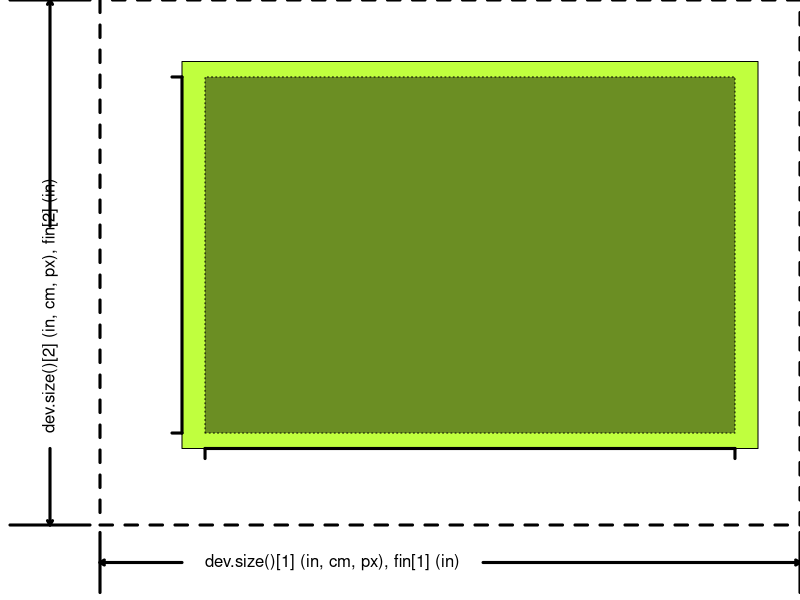
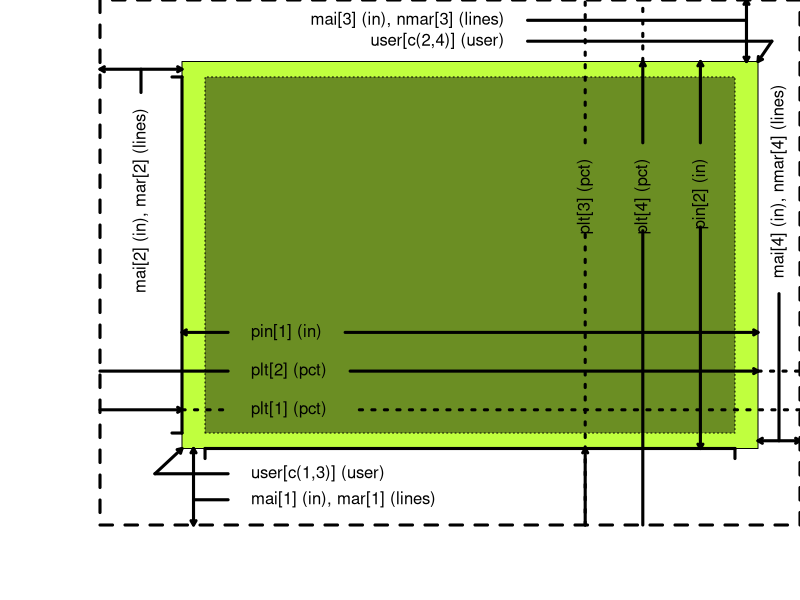
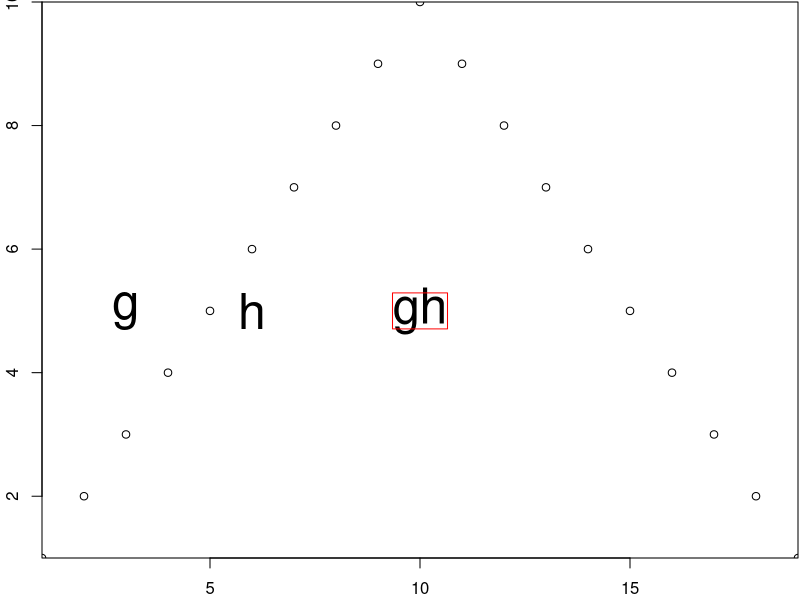

Reproduce these figures in R, in order.
## ---- chunk 1
# Note: once I am done with this, I need to do a cheat sheet on date-time values in R.

x <- function(p) {
  marks <- c(-1, 0, 0.82, 7-0.42, 7, 7)
  p <- ifelse (p < 100, 100, p)
  p <- ifelse (p > 500, 500, p)
  i <- p %/% 100
  w <- (p/100) %% 1
  return((1-w)*marks[i]+w*marks[i+1])
}

y <- function(p) {
  marks <- c(-1, 0, 1.02, 7-0.82, 7, 7)
  p <- ifelse (p < 100, 100, p)
  p <- ifelse (p > 500, 500, p)
  i <- p %/% 100
  w <- (p/100) %% 1
  return((1-w)*marks[i]+w*marks[i+1])
}

draw_framework <- function() {
  par(mar=rep(0, 4), xaxs="i", yaxs="i")
  plot(c(-1,7), c(-1,7), type="n", axes=FALSE)

  # user coordinates after adding 4%
  polygon(
    x=x(c(300, 400, 400, 300)),
    y=y(c(300, 300, 400, 400)),
    density=NA, col="olivedrab1", border="black")

  # user coordinates defined by xlim, ylim
  polygon(
    x=x(c(304, 396, 396, 304)),
    y=y(c(304, 304, 396, 396)),
    density=NA, col="olivedrab", border="black", lty="dotted")

  axis(side=1, pos=y(300), at=x(c(304, 396)), labels=rep(" ", 2), lwd=3) 
  axis(side=2, pos=x(300), at=y(c(304, 396)), labels=rep(" ", 2), lwd=3) 

  polygon(x=x(c(200, 500, 500, 200)), y=y(c(200, 200, 500, 500)), lwd=3, lty="dashed")
}
## ---- chunk 2
draw_framework()
# graphics device size (x)
s1 <- "dev.size()[1] (in, cm, px), fin[1] (in)"
w1 <- strwidth(s1)
text    (x(304),    y(150), s1, adj=0)
arrows  (x(300),    y(150), x(200), y(150), lwd=3, len=0.05)
arrows  (x(308)+w1, y(150), x(500), y(150), lwd=3, len=0.05)
segments(x(200),    y(190), x(200), y(110), lwd=3)
segments(x(500),    y(190), x(500), y(110), lwd=3)

# graphics device size (y)
s2 <- "dev.size()[2] (in, cm, px), fin[2] (in)"
w2 <- strwidth(s2)
text    (x(150), y(304), s2, adj=0, srt=90)
arrows  (x(150), y(300),    x(150), y(200), lwd=3, len=0.05)
arrows  (x(150), y(308)+w2, x(150), y(500), lwd=3, len=0.05)
segments(x(190), y(200),    x(110), y(200), lwd=3)
segments(x(190), y(500),    x(110), y(500), lwd=3)

draw_framework()
# plotting region size (x--pin[1], plt[1], plt[2])
s3 <- "pin[1] (in)"
w3 <- strwidth(s3)
text  (x(312),    y(330), s3, adj=0)
arrows(x(308),    y(330), x(300), y(330), lwd=3, len=0.05)
arrows(x(316)+w3, y(330), x(400), y(330), lwd=3, len=0.05)

s4 <- "plt[1] (pct)"
w4 <- strwidth(s4)
text    (x(312), y(310), s4, adj=0)
arrows  (x(200), y(310), x(300),    y(310), lwd=3, len=0.05)
segments(x(300), y(310), x(308),    y(310), lwd=3, lty="dotted")
segments(x(500), y(310), x(316)+w4, y(310), lwd=3, lty="dotted")

s5 <- "plt[2] (pct)"
w5 <- strwidth(s5)
text    (x(312),    y(320), s5, adj=0)
segments(x(200),    y(320), x(308), y(320), lwd=3)
arrows  (x(316)+w5, y(320), x(400), y(320), lwd=3, len=0.05)
segments(x(400),    y(320), x(500), y(320), lwd=3, lty="dotted")

s6 <- "pin[2] (in)"
w6 <- strwidth(s6)
arrows(x(390), y(371)-w6, x(390), y(300), lwd=3, len=0.05)
arrows(x(390), y(379),    x(390), y(400), lwd=3, len=0.05)
text  (x(390), y(375), s6, adj=1, srt=90)

# plotting region size (x--pin[1], plt[1], plt[2])
s7 <- "plt[4] (pct)"
w7 <- strwidth(s7)
text    (x(380), y(375), s7, adj=1, srt=90)
segments(x(380), y(200), x(380), y(371)-w7, lwd=3)
arrows  (x(380), y(379), x(380), y(400),    lwd=3, len=0.05)
segments(x(380), y(400), x(380), y(500),    lwd=3, lty="dotted")

s8 <- "plt[3] (pct)"
w8 <- strwidth(s8)
text    (x(370), y(375), s8, adj=1, srt=90)
segments(x(370), y(200), x(370), y(371)-w7, lwd=3, lty="dotted")
arrows  (x(370), y(200), x(370), y(300),    lwd=3, len=0.05)
segments(x(370), y(379), x(370), y(500),    lwd=3, lty="dotted")


# lower left user coordinates
arrows  (x(267), y(267), x(300), y(300), lwd=3, len=0.05)
segments(x(267), y(267), x(308), y(267), lwd=3)
text    (x(312), y(267), "user[c(1,3)] (user)", adj=0)

# upper right user coordinates
arrows  (x(433), y(433), x(400), y(400), lwd=3, len=0.05)
segments(x(433), y(433), x(360), y(433), lwd=3)
text    (x(356), y(433), "user[c(2,4)] (user)", adj=1)

# bottom margin
arrows  (x(302), y(200), x(302), y(300), lwd=3, length=0.05, code=3)
segments(x(302), y(233), x(308), y(233), lwd=3, length=0.05)
text(    x(312), y(233), "mai[1] (in), mar[1] (lines)", adj=0, cex=1.0)

# top margin
arrows  (x(398), y(400), x(398), y(500), lwd=3, length=0.05, code=3)
segments(x(398), y(467), x(360), y(467), lwd=3)
text    (x(356), y(467), "mai[3] (in), nmar[3] (lines)", adj=1, cex=1.0)

# left margin
arrows  (x(200), y(398), x(300), y(398), lwd=3, len=0.05, code=3)
segments(x(250), y(398), x(250), y(392), lwd=3)
text    (x(250), y(388), "mai[2] (in), mar[2] (lines)", adj=1, srt=90)

# right margin
arrows  (x(400), y(302), x(500), y(302), lwd=3, length=0.05, code=3)
segments(x(450), y(302), x(450), y(340), lwd=3)
text    (x(450), y(344), "mai[4] (in), nmar[4] (lines)", adj=0, srt=90, cex=1.0)

## ---- chunk 3
par(mar=c(2.1, 2.1, 0.1, 0.1))
# test
plot(c(1:10,9:1))
par("cin")
par("cra")
par("csi")
par("cxy")

s <- "gh"
text(10, 5, s, cex=3)
text( 6, 5, "h", cex=3)
text( 3, 5, "g", cex=3)
# test
x <- 1
Hi.width.user <- strwidth(s, units="user", cex=3)
print(Hi.width.user)
Hi.height.user <- strheight(s, units="user", cex=3)
print(Hi.height.user)
x.box <- 10+c(-1,-1,1,1)*Hi.width.user/2
y.box <-  5+c(-1,1,1,-1)*Hi.height.user/2
polygon(x=x.box,y=y.box,border="red")
